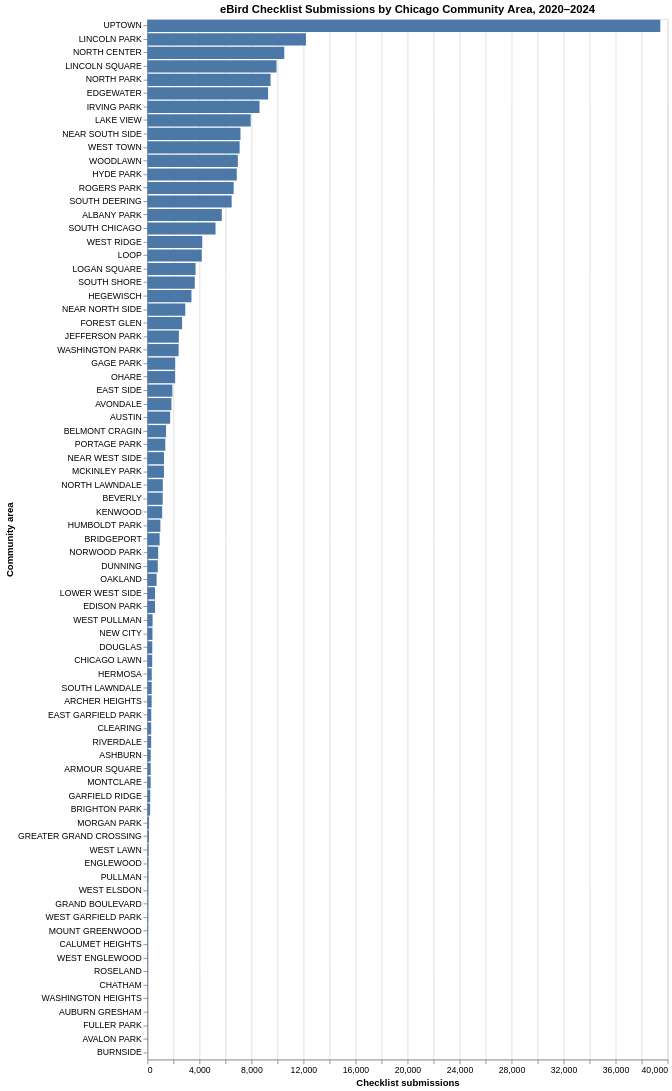

Write notebook code for a chart like this one.
### Code cell
community_chart = alt.Chart(community_counts).mark_bar().encode(
    x=alt.X("birding_report_submissions:Q", title="Checklist submissions"),
    y=alt.Y("community:N", sort="-x", title="Community area")
).properties(
    title="eBird Checklist Submissions by Chicago Community Area, 2020–2024",
    width=600,
    height=1200
)

community_chart

# This chart has a scale issue.

### Figure 1 — Vega-Lite specification as saved in the notebook (floating-point values rounded to 4 significant figures)
{"config": {"view": {"continuousWidth": 300, "continuousHeight": 300}}, "data": {"name": "data-2283f70bb8615aa4b79183227ed4dae7"}, "mark": {"type": "bar"}, "encoding": {"x": {"field": "birding_report_submissions", "title": "Checklist submissions", "type": "quantitative"}, "y": {"field": "community", "sort": "-x", "title": "Community area", "type": "nominal"}}, "height": 1200, "title": "eBird Checklist Submissions by Chicago Community Area, 2020–2024", "width": 600, "$schema": "https://vega.github.io/schema/vega-lite/v6.4.1.json", "datasets": {"data-2283f70bb8615aa4b79183227ed4dae7": [{"community": "ALBANY PARK", "birder": 369, "birding_report_submissions": 5721}, {"community": "ARCHER HEIGHTS", "birder": 30, "birding_report_submissions": 328}, {"community": "ARMOUR SQUARE", "birder": 118, "birding_report_submissions": 253}, {"community": "ASHBURN", "birder": 21, "birding_report_submissions": 255}, {"community": "AUBURN GRESHAM", "birder": 10, "birding_report_submissions": 20}, {"community": "AUSTIN", "birder": 238, "birding_report_submissions": 1751}, {"community": "AVALON PARK", "birder": 14, "birding_report_submissions": 15}, {"community": "AVONDALE", "birder": 275, "birding_report_submissions": 1851}, {"community": "BELMONT CRAGIN", "birder": 176, "birding_report_submissions": 1431}, {"community": "BEVERLY", "birder": 69, "birding_report_submissions": 1177}, {"community": "BRIDGEPORT", "birder": 160, "birding_report_submissions": 943}, {"community": "BRIGHTON PARK", "birder": 47, "birding_report_submissions": 208}, {"community": "BURNSIDE", "birder": 1, "birding_report_submissions": 1}, {"community": "CALUMET HEIGHTS", "birder": 27, "birding_report_submissions": 47}, {"community": "CHATHAM", "birder": 16, "birding_report_submissions": 34}, {"community": "CHICAGO LAWN", "birder": 88, "birding_report_submissions": 370}, {"community": "CLEARING", "birder": 226, "birding_report_submissions": 292}, {"community": "DOUGLAS", "birder": 62, "birding_report_submissions": 375}, {"community": "DUNNING", "birder": 120, "birding_report_submissions": 798}, {"community": "EAST GARFIELD PARK", "birder": 134, "birding_report_submissions": 298}, {"community": "EAST SIDE", "birder": 509, "birding_report_submissions": 1922}, {"community": "EDGEWATER", "birder": 336, "birding_report_submissions": 9282}, {"community": "EDISON PARK", "birder": 31, "birding_report_submissions": 585}, {"community": "ENGLEWOOD", "birder": 37, "birding_report_submissions": 84}, {"community": "FOREST GLEN", "birder": 420, "birding_report_submissions": 2668}, {"community": "FULLER PARK", "birder": 14, "birding_report_submissions": 17}, {"community": "GAGE PARK", "birder": 43, "birding_report_submissions": 2139}, {"community": "GARFIELD RIDGE", "birder": 96, "birding_report_submissions": 221}, {"community": "GRAND BOULEVARD", "birder": 24, "birding_report_submissions": 62}, {"community": "GREATER GRAND CROSSING", "birder": 60, "birding_report_submissions": 120}, {"community": "HEGEWISCH", "birder": 483, "birding_report_submissions": 3388}, {"community": "HERMOSA", "birder": 67, "birding_report_submissions": 335}, {"community": "HUMBOLDT PARK", "birder": 106, "birding_report_submissions": 998}, {"community": "HYDE PARK", "birder": 479, "birding_report_submissions": 6872}, {"community": "IRVING PARK", "birder": 657, "birding_report_submissions": 8622}, {"community": "JEFFERSON PARK", "birder": 236, "birding_report_submissions": 2421}, {"community": "KENWOOD", "birder": 143, "birding_report_submissions": 1137}, {"community": "LAKE VIEW", "birder": 1265, "birding_report_submissions": 7945}, {"community": "LINCOLN PARK", "birder": 1938, "birding_report_submissions": 12191}, {"community": "LINCOLN SQUARE", "birder": 1028, "birding_report_submissions": 9929}, {"community": "LOGAN SQUARE", "birder": 436, "birding_report_submissions": 3704}, {"community": "LOOP", "birder": 1658, "birding_report_submissions": 4183}, {"community": "LOWER WEST SIDE", "birder": 169, "birding_report_submissions": 588}, {"community": "MCKINLEY PARK", "birder": 162, "birding_report_submissions": 1274}, {"community": "MONTCLARE", "birder": 36, "birding_report_submissions": 250}, {"community": "MORGAN PARK", "birder": 26, "birding_report_submissions": 128}, {"community": "MOUNT GREENWOOD", "birder": 20, "birding_report_submissions": 50}, {"community": "NEAR NORTH SIDE", "birder": 1019, "birding_report_submissions": 2915}, {"community": "NEAR SOUTH SIDE", "birder": 1366, "birding_report_submissions": 7159}, {"community": "NEAR WEST SIDE", "birder": 351, "birding_report_submissions": 1276}, {"community": "NEW CITY", "birder": 79, "birding_report_submissions": 389}, {"community": "NORTH CENTER", "birder": 1002, "birding_report_submissions": 10524}, {"community": "NORTH LAWNDALE", "birder": 163, "birding_report_submissions": 1189}, {"community": "NORTH PARK", "birder": 1383, "birding_report_submissions": 9469}, {"community": "NORWOOD PARK", "birder": 170, "birding_report_submissions": 829}, {"community": "OAKLAND", "birder": 179, "birding_report_submissions": 709}, {"community": "OHARE", "birder": 1099, "birding_report_submissions": 2133}, {"community": "PORTAGE PARK", "birder": 226, "birding_report_submissions": 1377}, {"community": "PULLMAN", "birder": 55, "birding_report_submissions": 78}, {"community": "RIVERDALE", "birder": 121, "birding_report_submissions": 291}, {"community": "ROGERS PARK", "birder": 369, "birding_report_submissions": 6634}, {"community": "ROSELAND", "birder": 30, "birding_report_submissions": 37}, {"community": "SOUTH CHICAGO", "birder": 736, "birding_report_submissions": 5240}, {"community": "SOUTH DEERING", "birder": 775, "birding_report_submissions": 6480}, {"community": "SOUTH LAWNDALE", "birder": 78, "birding_report_submissions": 332}, {"community": "SOUTH SHORE", "birder": 637, "birding_report_submissions": 3647}, {"community": "UPTOWN", "birder": 3799, "birding_report_submissions": 39441}, {"community": "WASHINGTON HEIGHTS", "birder": 14, "birding_report_submissions": 22}, {"community": "WASHINGTON PARK", "birder": 353, "birding_report_submissions": 2402}, {"community": "WEST ELSDON", "birder": 22, "birding_report_submissions": 68}, {"community": "WEST ENGLEWOOD", "birder": 17, "birding_report_submissions": 44}, {"community": "WEST GARFIELD PARK", "birder": 21, "birding_report_submissions": 56}, {"community": "WEST LAWN", "birder": 23, "birding_report_submissions": 90}, {"community": "WEST PULLMAN", "birder": 117, "birding_report_submissions": 401}, {"community": "WEST RIDGE", "birder": 386, "birding_report_submissions": 4218}, {"community": "WEST TOWN", "birder": 956, "birding_report_submissions": 7093}, {"community": "WOODLAWN", "birder": 962, "birding_report_submissions": 6955}]}}
